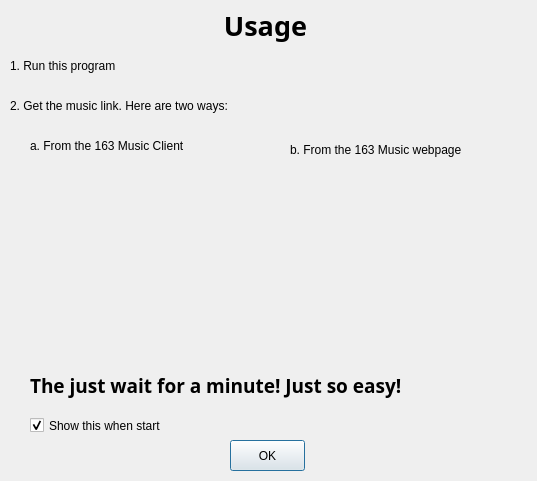
<?xml version="1.0" encoding="UTF-8"?>
<ui version="4.0">
 <class>Guidance</class>
 <widget class="QDialog" name="Guidance">
  <property name="geometry">
   <rect>
    <x>0</x>
    <y>0</y>
    <width>537</width>
    <height>481</height>
   </rect>
  </property>
  <property name="windowTitle">
   <string>Usage</string>
  </property>
  <widget class="QPushButton" name="pushButtonOK">
   <property name="geometry">
    <rect>
     <x>230</x>
     <y>440</y>
     <width>75</width>
     <height>31</height>
    </rect>
   </property>
   <property name="text">
    <string>OK</string>
   </property>
  </widget>
  <widget class="QLabel" name="labelFromWebPic">
   <property name="geometry">
    <rect>
     <x>290</x>
     <y>160</y>
     <width>241</width>
     <height>191</height>
    </rect>
   </property>
   <property name="text">
    <string/>
   </property>
   <property name="pixmap">
    <pixmap resource="res.qrc">:/image/pic/image/pic/getlink2.png</pixmap>
   </property>
   <property name="scaledContents">
    <bool>true</bool>
   </property>
  </widget>
  <widget class="QLabel" name="labelFromClientPic">
   <property name="geometry">
    <rect>
     <x>30</x>
     <y>160</y>
     <width>241</width>
     <height>191</height>
    </rect>
   </property>
   <property name="text">
    <string/>
   </property>
   <property name="pixmap">
    <pixmap resource="res.qrc">:/image/pic/image/pic/getlink1.png</pixmap>
   </property>
   <property name="scaledContents">
    <bool>true</bool>
   </property>
  </widget>
  <widget class="QLabel" name="labelUsage">
   <property name="geometry">
    <rect>
     <x>190</x>
     <y>0</y>
     <width>151</width>
     <height>51</height>
    </rect>
   </property>
   <property name="font">
    <font>
     <family>楷体</family>
     <pointsize>20</pointsize>
     <weight>75</weight>
     <bold>true</bold>
    </font>
   </property>
   <property name="text">
    <string>Usage</string>
   </property>
   <property name="scaledContents">
    <bool>false</bool>
   </property>
   <property name="alignment">
    <set>Qt::AlignCenter</set>
   </property>
  </widget>
  <widget class="QLabel" name="labelStep1">
   <property name="geometry">
    <rect>
     <x>10</x>
     <y>50</y>
     <width>281</width>
     <height>31</height>
    </rect>
   </property>
   <property name="text">
    <string>1. Run this program</string>
   </property>
  </widget>
  <widget class="QLabel" name="labelStep2">
   <property name="geometry">
    <rect>
     <x>10</x>
     <y>90</y>
     <width>481</width>
     <height>31</height>
    </rect>
   </property>
   <property name="text">
    <string>2. Get the music link. Here are two ways:</string>
   </property>
  </widget>
  <widget class="QLabel" name="labelFromClient">
   <property name="geometry">
    <rect>
     <x>30</x>
     <y>136</y>
     <width>241</width>
     <height>20</height>
    </rect>
   </property>
   <property name="text">
    <string>a. From the 163 Music Client</string>
   </property>
  </widget>
  <widget class="QLabel" name="labelFromWeb">
   <property name="geometry">
    <rect>
     <x>290</x>
     <y>140</y>
     <width>241</width>
     <height>20</height>
    </rect>
   </property>
   <property name="text">
    <string>b. From the 163 Music webpage</string>
   </property>
  </widget>
  <widget class="QLabel" name="labelStep3">
   <property name="geometry">
    <rect>
     <x>30</x>
     <y>370</y>
     <width>501</width>
     <height>31</height>
    </rect>
   </property>
   <property name="font">
    <font>
     <family>黑体</family>
     <pointsize>14</pointsize>
     <weight>75</weight>
     <bold>true</bold>
    </font>
   </property>
   <property name="text">
    <string>The just wait for a minute! Just so easy!</string>
   </property>
  </widget>
  <widget class="QCheckBox" name="checkBoxShowOnStart">
   <property name="geometry">
    <rect>
     <x>30</x>
     <y>410</y>
     <width>241</width>
     <height>31</height>
    </rect>
   </property>
   <property name="text">
    <string>Show this when start</string>
   </property>
   <property name="checked">
    <bool>true</bool>
   </property>
  </widget>
 </widget>
 <resources>
  <include location="res.qrc"/>
 </resources>
 <connections/>
</ui>
